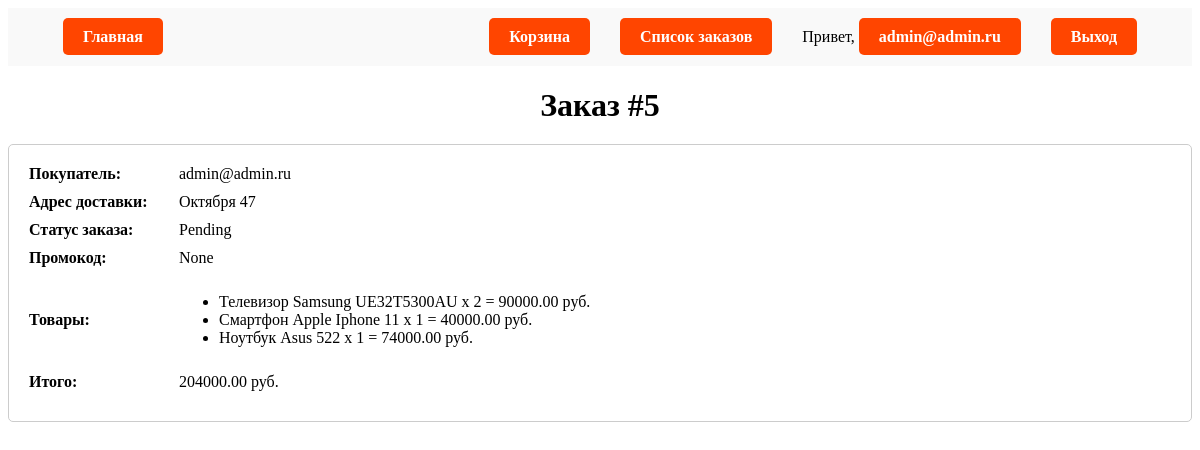
Page /order/5/ (signed in) on the committed database.
### users/models.py (models this page shows)
class CustomUser(AbstractUser):
    username = None
    email = models.EmailField(_('email address'), unique=True)
    phone_number = models.CharField(_('phone_number'), max_length=20)
    shipping_address = models.CharField(_('shipping_address'), max_length=200)
    order_history = models.TextField(_('order_history'))
    USERNAME_FIELD = 'email'
    REQUIRED_FIELDS = []
    objects = CustomUserManager()
    def __str__(self):
        return self.email

### shop/models.py (models this page shows, shortened)
class Order(models.Model):
    buyer = models.ForeignKey(CustomUser, on_delete=models.CASCADE)
    delivery_address = models.CharField(_('delivery_address'), max_length=255)
    status = models.CharField(max_length=50, default='Pending')
    promocode = models.CharField(_('promocode'), max_length=15, blank=True, null=True)
    created_at = models.DateTimeField(auto_now_add=True)
    receipt = models.ImageField(upload_to='receipts/', blank=True, null=True)
    paid = models.BooleanField(default=False)
    def get_total_cost(self):
        return sum(item.get_cost() for item in self.items.all())

class OrderItem(models.Model):
    order = models.ForeignKey(Order, related_name='items', on_delete=models.CASCADE)
    product = models.ForeignKey(Product, related_name='order_items', on_delete=models.CASCADE)
    price = models.DecimalField(max_digits=10, decimal_places=2)
    quantity = models.PositiveIntegerField(default=1)
    def get_cost(self):
        return self.price * self.quantity

class Product(models.Model):
    name = models.CharField(max_length=100)
    description = models.TextField()
    price = models.DecimalField(max_digits=10, decimal_places=2)
    discount = models.DecimalField(max_digits=5, decimal_places=2, default=0)
    created_at = models.DateTimeField(auto_now_add=True)
    author = models.ForeignKey(CustomUser, on_delete=models.CASCADE)
    stock = models.PositiveIntegerField(default=0)
    image = models.ImageField(upload_to='products/', blank=True, null=True)
    category = models.ForeignKey(Category, on_delete=models.CASCADE)
    def __str__(self):
        return self.name

### shop/views.py (the view)
# urls.py: path('order/<int:pk>/', views.OrderDetailView.as_view(), name='order_detail'),
class OrderDetailView(LoginRequiredMixin, DetailView):
    model = Order
    template_name = 'shop/order_detail.html'
    context_object_name = 'order'

### shop/templates/shop/order_detail.html (shortened to what this page needs)
{% extends "shop/base.html" %}
{% block content %}
<h1 class="order-details-heading">
  Заказ #{{ order.id }}
</h1>
<div class="order-details-container">
  <div class="order-details-row">
    <div class="order-details-label">Покупатель:</div>
    <div class="order-details-value">{{ order.buyer }}</div>
  </div>
  <div class="order-details-row">
    <div class="order-details-label">Адрес доставки:</div>
    <div class="order-details-value">{{ order.delivery_address }}</div>
  </div>
  <div class="order-details-row">
    <div class="order-details-label">Статус заказа:</div>
    <div class="order-details-value">{{ order.status }}</div>
  </div>
  <div class="order-details-row">
    <div class="order-details-label">Промокод:</div>
    <div class="order-details-value">{{ order.promocode }}</div>
  </div>
  <div class="order-details-row">
    <div class="order-details-label">Товары:</div>
    <ul class="">
      {% for item in order.items.all %}
      <li class="">
        {{ item.product }} x {{ item.quantity }} = {{ item.get_cost }} руб.
      </li>
      {% endfor %}
    </ul>
  </div>
  <div class="order-details-row">
    <div class="order-details-label">Итого:</div>
    <div class="order-details-value">{{ order.get_total_cost }} руб.</div>
  </div>
</div>
{% endblock %}

### shop/templates/shop/base.html (shortened to what this page needs)
<!DOCTYPE html>
<html lang="ru">
<head>
  {% load static %}
  <link rel="stylesheet" type="text/css" href="{% static 'css/style.css' %}">
</head>
<body>
  <ul class="nav-list">
    <li class="nav-item">
      <a href="{% url 'shop:product_list' %}" class="nav-link">Главная</a>
    </li>
    <li class="nav-item">
      <a href="{% url 'cart:cart_detail' %}" class="nav-link">Корзина</a>
    </li>
    {% if user.is_staff %}
    <li class="nav-item">
      <a href="{% url 'shop:order_list' %}" class="nav-link">Список заказов</a>
    </li>
    {% endif %}
    {% if user.is_authenticated %}
    <li class="nav-item">
      Привет, <a class="nav-link" href="{% url 'users:user_detail' user.id %}">{{ user.email }}</a>
    </li>
    <li class="nav-item">
      <a class="nav-link" href="{% url 'users:logout' %}">Выход</a>
    </li>
    {% endif %}
  </ul>
  {% block content %}
  {% endblock %}
</body>
</html>

### static/css/style.css (style rules this page uses)
html { box-sizing: border-box; }
*, *::before, *::after { box-sizing: inherit; }
.nav-list { display: flex; justify-content: space-between; align-items: center; list-style: none; margin: 0; padding: 20px 40px; background-color: #f9f9f9; }
.nav-item { margin: 0 15px; }
.nav-link { text-decoration: none; color: #333; font-size: 16px; font-weight: bold; transition: color 0.2s ease-in-out; }
.nav-item:first-child { margin-right: auto; }
.nav-link:last-child { background-color: #ff4500; color: #fff; padding: 10px 20px; border-radius: 5px; transition: background-color 0.2s ease-in-out; }
.order-details-heading { font-size: 2em; font-weight: bold; text-align: center; margin-bottom: 20px; }
.order-details-container { border: 1px solid #ccc; border-radius: 5px; padding: 20px; }
.order-details-row { display: flex; align-items: center; margin-bottom: 10px; }
.order-details-label { font-weight: bold; width: 150px; }
.order-details-value { flex: 1; }

### rows in the picture
CustomUser: email "admin@admin.ru"
Order: id "5", buyer "admin@admin.ru", delivery_address "Октября 47", status "Pending", promocode "None", get_total_cost "204000.00"
OrderItem: product "Телевизор Samsung UE32T5300AU", quantity "2", get_cost "90000.00"
OrderItem: product "Смартфон Apple Iphone 11", quantity "1", get_cost "40000.00"
OrderItem: product "Ноутбук Asus 522", quantity "1", get_cost "74000.00"
